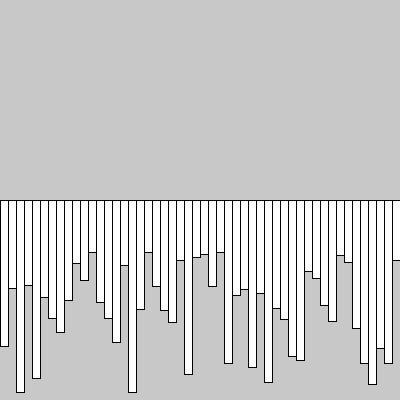
Frame 1 (no input)
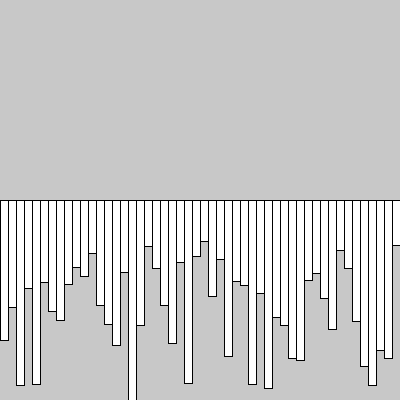
Frame 60 (the mouse pressed at the canvas centre just before this capture)
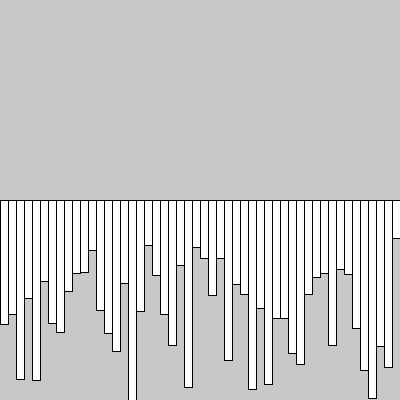
Frame 120 (the mouse held since frame 60 and released just before this capture)

The Processing sketch that drew these frames (run headless with seeded random() and noise(); from frame 60 on, the mouse is pressed at the canvas centre):

// Processing sketch: adv_03A_arrays_remix
// ── adv_03A_arrays_remix.pde
/* Zhang Liqun@SJTU IDM
*/

// An array is a variable that can contain more than one value.
// Think of it as a shelf with compartments that each hold a 
// single value.

// The following declares an array of floating point values
float h[];

void setup() {
  size(400,400);  
  
  // construct our array and declare its size  
  h=new float[50];
  
  // fill the array with values using a for loop. we need to 
  // use an int variable as a counter to index the array.
  for(int i=0; i<50; i++) {
    h[i]=random(50,height/2);
  }
}

void draw() {
  background(200);
  
  // draw a sequence of bars using our "h" array
  for(int i=0; i<50; i++) {
    rect(i*8,height/2, 8,h[i]);
    h[i]=h[i]+random(-2,2);
  }

}
